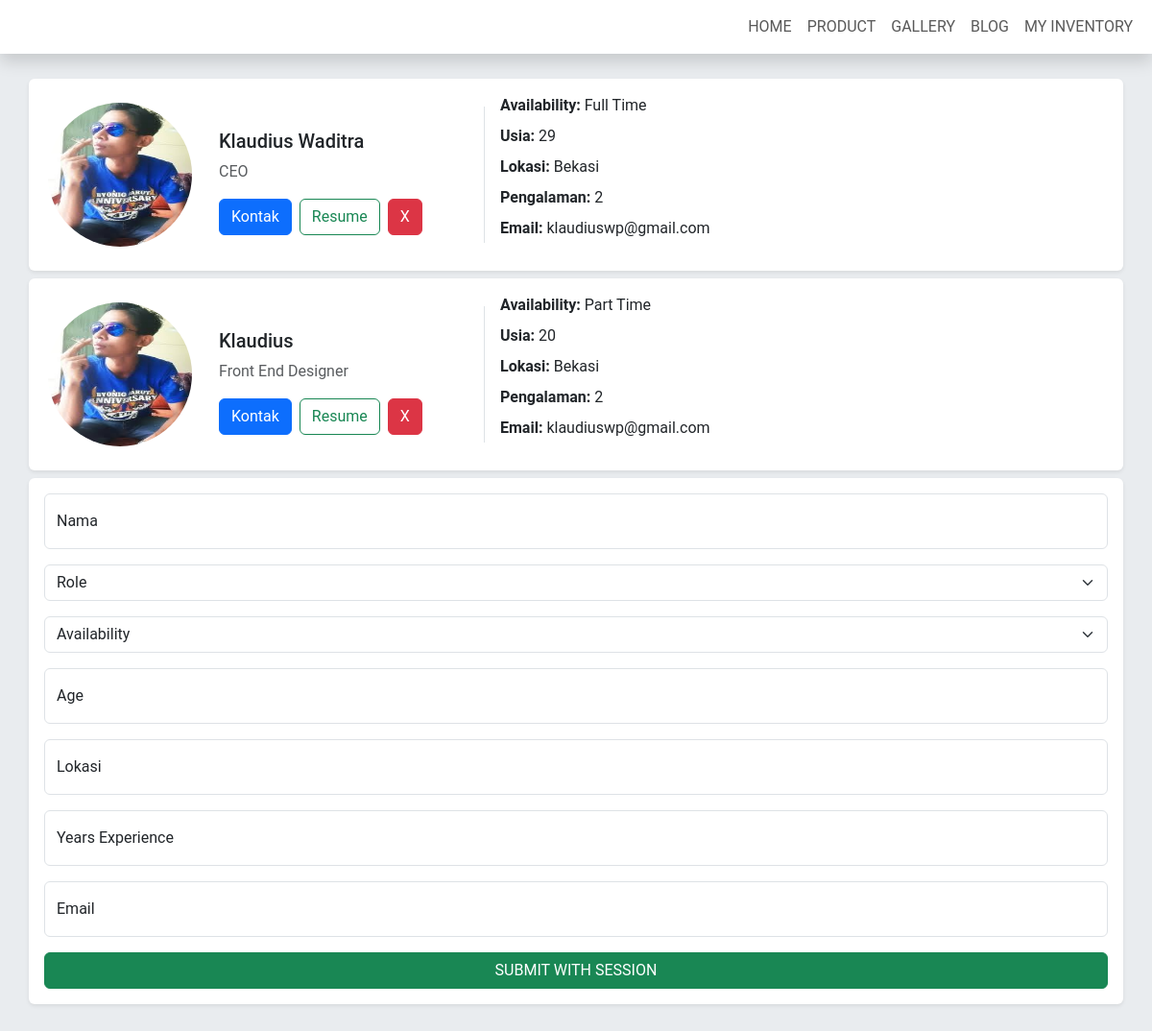
The page / on the database its author committed.
### tables this page shows
CREATE TABLE `data_form` (
  `id` int NOT NULL AUTO_INCREMENT,
  `nama` varchar(100) NOT NULL,
  `role` varchar(100) NOT NULL,
  `availability` varchar(100) NOT NULL,
  `age` int NOT NULL,
  `lokasi` varchar(100) NOT NULL,
  `pengalaman` varchar(100) NOT NULL,
  `email` varchar(100) NOT NULL,
  PRIMARY KEY (`id`)
);

### function.php (called while the page is built, shortened)
<?php
function read_data($conn)
{
    $query = "SELECT * FROM data_karyawan.data_form";
    $result = $conn->query($query);
    return $result;
}

### index.php (the view, shortened to what this page needs)
<!doctype html>
<html lang="en">
<head>
    <link href="https://cdn.jsdelivr.net/npm/bootstrap@5.3.3/dist/css/bootstrap.min.css" rel="stylesheet"
>
    <link rel="stylesheet" href="https://cdn.datatables.net/2.1.4/css/dataTables.dataTables.min.css">
</head>
<body class="bg-body-secondary">
    <nav class="navbar navbar-expand-lg bg-body fixed-top shadow">
        <div class="container-fluid">
            <div class="collapse navbar-collapse" id="navbarSupportedContent">
                <ul class="navbar-nav ms-auto mb-2 mb-lg-0 d-flex">
                    <li class="nav-item">
                        <a class="nav-link" aria-current="page" href="/">HOME</a>
                    </li>
                    <li class="nav-item">
                        <a class="nav-link" aria-current="page" href="/">PRODUCT</a>
                    </li>
                    <li class="nav-item">
                        <a class="nav-link" aria-current="page" href="/">GALLERY</a>
                    </li>
                    <li class="nav-item">
                        <a class="nav-link" aria-current="page" href="/">BLOG</a>
                    </li>
                    <li class="nav-item">
                        <a class="nav-link" aria-current="page" href="/"> MY INVENTORY</a>
                    </li>
                </ul>
            </div>
        </div>
    </nav>
    <div style="margin-top: 50px;">
        <br>
    </div>
    <?php
    require 'function.php';
    $conn = getConn();
    $result = read_data($conn);
    if ($result) {
        while ($row = $result->fetch_assoc()) {
            $id = $row['id'];
            $nama_display = $row['nama'];
            $role_display = $row['role'];
            $availability_display = $row['availability'];
            $age_display = $row['age'];
            $lokasi_display = $row['lokasi'];
            $pengalaman_display = $row['pengalaman'];
            $email_display = $row['email'];
            echo "
            <div class='container p-0 mt-2'>
            <div class='card border-0 shadow-sm'>
            <div class='row g-0 d-flex align-items-center'>
                <div class='col-md-3 col-lg-2 text-md-center p-2'>
                    <div class='text-center'>
                        <img src='images.jpg' class='img-fluid rounded-circle' alt='Profile Image'
                            style='width:150px; height:150px;'>
                    </div>
                </div>
                <div class='col-md-3 text-center text-md-start p-2 border-end'>
                    <h5 class='mt-3'>$nama_display</h5>
                    <p class='text-muted'>$role_display</p>
                    <div class='d-flex'>
                        <a href='#' class='btn btn-primary me-2'>Kontak</a>
                        <a href='#' class='btn btn-outline-success me-2'>Resume</a>
                        <form action='db_process.php' method='post'>
                        <input type='hidden' name='id' value='$id' class='form-control' id='lokasi' placeholder='Password'>
                        <button name='perintah' type='submit' value='delete' class='btn btn-danger'>X</button>
                        </form>
                    </div>
                </div>
                <div class='col-md-4'>
                    <div class='card-body'>
                        <ul class='list-unstyled'>
                            <li class='mb-2'>
                                <strong>Availability:</strong> $availability_display
                            </li>
                            <li class='mb-2'>
                                <strong>Usia:</strong> $age_display
                            </li>
                            <li class='mb-2'>
                                <strong>Lokasi:</strong> $lokasi_display
                            </li>
                            <li class='mb-2'>
                                <strong>Pengalaman:</strong> $pengalaman_display
                            </li>
                            <li class='mb-2'>
                                <strong>Email:</strong> $email_display
                            </li>
                        </ul>
                    </div>
                </div>
            </div>
        </div>
    </div>
            ";
        }
    } else {
        echo "gagal";
    }
    ?>
    <form action="db_process.php" method="post">
        <div class="container my-2 form-control p-3 border-0 shadow-sm">
            <div class="form-floating mb-3">
                <input type="text" name="nama_user" class="form-control" id="nama_user" placeholder="name@example.com">
                <label for="nama">Nama</label>
            </div>
            <div class="input-group mb-3">
                <select class="form-select" name="role" id="role">
                    <option selected disabled>Role</option>
                </select>
            </div>
            <div class="input-group mb-3">
                <select class="form-select" name="availability" id="availability">
                    <option selected disabled>Availability</option>
                </select>
            </div>
            <div class="form-floating">
                <input type="text" name="age" class="form-control" id="usia" placeholder="Password">
                <label for="usia">Age</label>
            </div>
            <div class="form-floating mt-3">
                <input type="text" name="lokasi" class="form-control" id="lokasi" placeholder="Password">
                <label for="lokasi">Lokasi</label>
            </div>
            <div class="form-floating mt-3">
                <input type="text" name="pengalaman" class="form-control" id="pengalaman" placeholder="Password">
                <label for="pengalaman">Years Experience</label>
            </div>
            <div class="form-floating mt-3">
                <input type="text" name="email" class="form-control" id="email" placeholder="Password">
                <label for="email">Email</label>
            </div>
            <div class="form-floating mt-3">
                <button type="submit" id="submit" name="perintah" value="create" class="btn btn-success w-100">SUBMIT WITH SESSION</button>
            </div>
        </div>
    </form>
</body>
</html>

### index.php (style rules this page uses)
body { margin: 0px; padding: 0px; height: 100vh; font-family: "Roboto", sans-serif; font-weight: 400; font-style: normal; }

### rows shown on the page
data_form: nama "Klaudius Waditra", role "CEO", availability "Full Time", age "29", lokasi "Bekasi", pengalaman "2", email "klaudiuswp@gmail.com"
data_form: nama "Klaudius", role "Front End Designer", availability "Part Time", age "20", lokasi "Bekasi", pengalaman "2", email "klaudiuswp@gmail.com"
